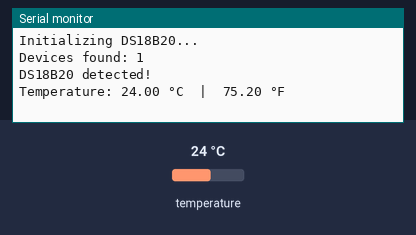
Bench run of a sketch on a simulated Arduino Nano, built with avr-gcc and run on an emulated ATmega328P. Parts: the last lines printed to the serial monitor. The inputs (shaded band) are chosen by the test bench; at power-on: temperature 24 °C.

Above: at 2.2 s.
2.3 s: temperature set to 12 °C
At 3.9 s:
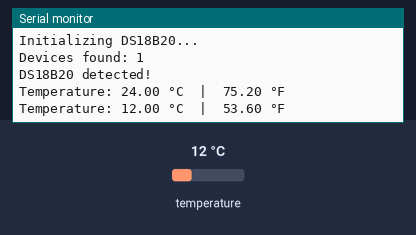
4.8 s: temperature set to 19 °C
At 6.4 s:
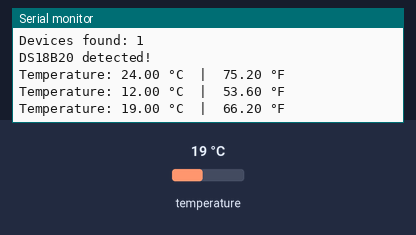
Timing chart, 0 to 7.9 s (numbered marks = the images above; inputs shaded):
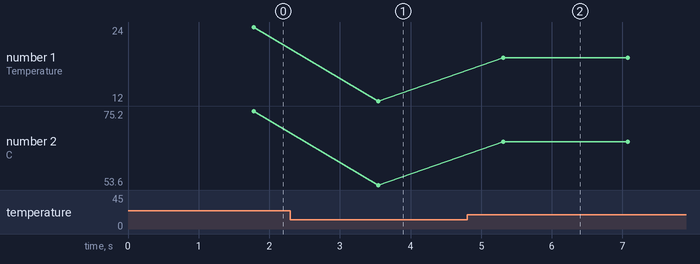

Measured:
- after the input at 2.3 s, the serial monitor: prints a new line after 1.2 s (image 1)
- after the input at 4.8 s, the serial monitor: prints a new line after 0.51 s (image 2)
- plotted number 1: 24 → 12 after the input at 2.3 s, 12 → 19 after the input at 4.8 s
- plotted number 2: 75.2 → 53.6 after the input at 2.3 s, 53.6 → 66.2 after the input at 4.8 s

The sketch:

DS18B20_Body_Temperature.ino
```cpp
/*******************************************************
   DS18B20 Temperature Sensor Test
   Board: Arduino Nano ESP32

   Wiring:
     DS18B20 VDD -> 3.3V
     DS18B20 GND -> GND
     DS18B20 DQ  -> GPIO 4
     4.7kΩ resistor between DQ and 3.3V

   Libraries required:
     OneWire
     DallasTemperature
********************************************************/

#include <OneWire.h>
#include <DallasTemperature.h>

// GPIO used for OneWire bus
#define ONE_WIRE_BUS 4

// Setup OneWire and temperature objects
OneWire oneWire(ONE_WIRE_BUS);
DallasTemperature sensors(&oneWire);

void setup() {
  Serial.begin(115200);
  delay(1000);

  Serial.println("Initializing DS18B20...");
  sensors.begin();

  int deviceCount = sensors.getDeviceCount();
  Serial.print("Devices found: ");
  Serial.println(deviceCount);

  if (deviceCount == 0) {
    Serial.println("WARNING No DS18B20 detected. Check wiring!");
  } else {
    Serial.println("DS18B20 detected!");
  }
}

void loop() {
  sensors.requestTemperatures();   // Ask sensor for temperature

  float tempC = sensors.getTempCByIndex(0);
  float tempF = sensors.toFahrenheit(tempC);

  if (tempC == DEVICE_DISCONNECTED_C) {
    Serial.println("! Sensor disconnected!");
  } else {
    Serial.print("Temperature: ");
    Serial.print(tempC);
    Serial.print(" °C  |  ");
    Serial.print(tempF);
    Serial.println(" °F");
  }

  delay(1000); // update once per second
}
```
